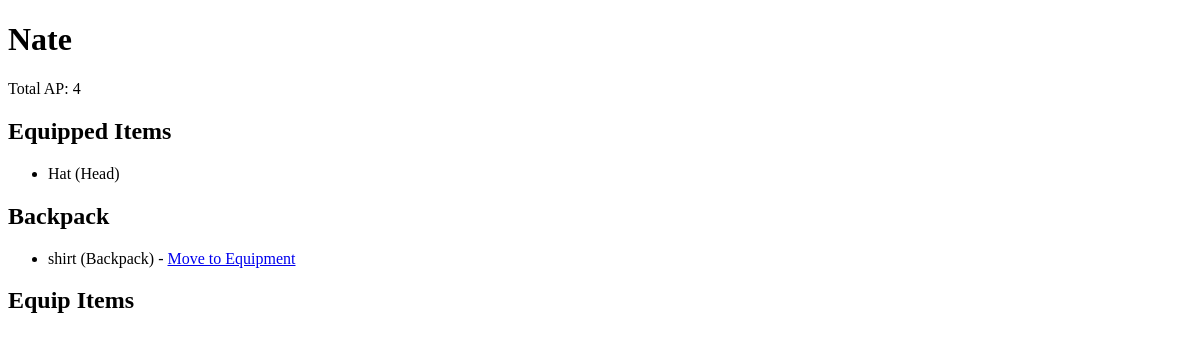
The page /character/1/ on the database as committed earlier.
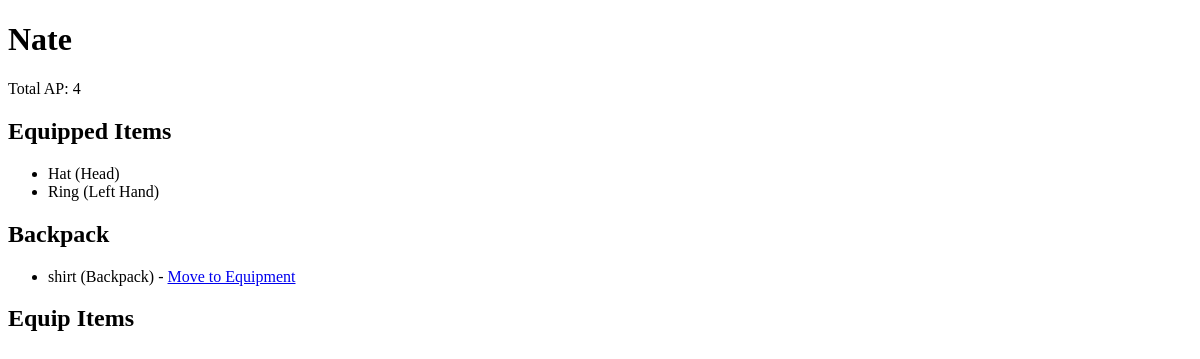
The same page on the database as committed later.
### char_equip/models.py (models this page shows)
class Item(models.Model):
    name = models.CharField(max_length=100)
    power = models.IntegerField()
    slot = models.ForeignKey(EquippmentSlot, on_delete=models.SET_NULL, null=True, blank=True)

class EquippmentSlot(models.Model):
    name = models.CharField(max_length=50, choices=(
        ("Head", "Head"),
        ("Chest", "Chest"),
        ("Left Hand", "Left Hand"),
        ("Right Hand", "Right Hand"),
        ("Legs", "Legs"),
        ("Backpack", "Backpack"),
    ))
    character = models.ForeignKey(Character, on_delete=models.CASCADE)

### char_equip/views.py (the view)
# urls.py: path('character/<int:character_id>/', views.character_detail, name='character_detail'),
def character_detail(request, character_id):
    character = Character.objects.get(pk=character_id)
    equipped_items = Item.objects.filter(slot__character=character_id).exclude(slot__name="Backpack")
    backpack_items = Item.objects.filter(slot__character=character_id, slot__name="Backpack")
    return render(request, 'character_detail.html', {
        'character': character,
        'equipped_items': equipped_items,
        'backpack_items': backpack_items,
    })

### char_equip/templates/character_detail.html (shortened to what this page needs)
<!DOCTYPE html>
<html lang="en">
<head>
</head>
<body>
    <h1>{{ character.name }}</h1>
    <p>Total AP: {{ character.total_AP }}</p>
    <h2>Equipped Items</h2>
    <ul>
        {% for item in equipped_items %}
        <li>{{ item.name }} ({{ item.slot.name }})</li>
        {% endfor %}
    </ul>
    <h2>Backpack</h2>
    <ul>
        {% for item in backpack_items %}
        <li>
            {{ item.name }} ({{ item.slot.name }}) - <a
                href="{% url 'char_equip:move_to_backpack' character.id item.id %}">Move to
                Equipment</a>
        </li>
        {% endfor %}
    </ul>
    <h2>Equip Items</h2>
</body>
</html>

Rows that differ between the two databases and show on the page:
added Item: name "Ring", slot.name "Left Hand", shown under "Equipped Items"
